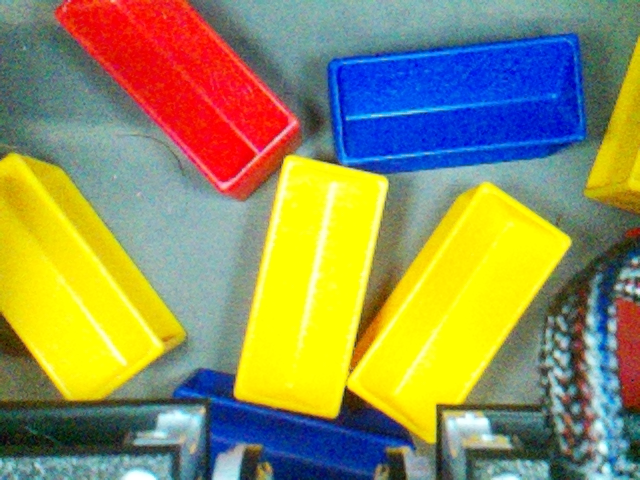
#> input picture shuban-789/cvlocal/1/images/pic110.png, 640 x 480 px, found by its file name
$ python localizer.py
#> lines starting #> are read from the running program, lines starting #| are printed output that depends on the picture; after the words box and inside, x2 and y2 are one past the last pixel; in counts of white or black regions, pixels touching at a corner belong together; long printed decimals are rounded
#> further down, image is the input picture: shape (480, 640, 3); mean B, G, R 93.8, 143.7, 144.9
### shuban-789/cvlocal/1/script.py
import numpy as np
import cv2

#Red, Yellow, Blue [1, 1, 1] means find all colors
# runPipeline() is called every frame by Limelight's backend.
def runPipeline(image, llrobot):
    # Initialize variables
    largestContour = np.array([[]])
    llpython = [0, 0, 0, 0, 0, 0, 0, 0, 0]
    x, y, w, h = 0, 0, 0, 0
    # llrobot = [1.0, 1.0, 1.0]

    # Convert the image to HSV color space
    hsv_image1 = cv2.cvtColor(image, cv2.COLOR_BGR2HSV)
#> hsv_image1: shape (480, 640, 3); mean H, S, V 66.6, 159.2, 185

    # Apply slight Gaussian blur for noise reduction
    # blurred_image = cv2.GaussianBlur(hsv_image1, (5, 5), 0)
    blurred_image = hsv_image1

    # MASSSSKKKKK
    mask = np.zeros((image.shape[0], image.shape[1]), dtype=np.uint8)
    # blurred_image = cv2.GaussianBlur(mask, (5, 5), 0)

    if llrobot[0] > 0.5:
        lower_red = np.array([0, 100, 100])
        upper_red = np.array([10, 255, 255])
        red_mask1 = cv2.inRange(blurred_image, lower_red, upper_red)
        lower_red = np.array([160, 100, 100])
        upper_red = np.array([179, 255, 255])
        red_mask2 = cv2.inRange(blurred_image, lower_red, upper_red)
        red_mask = red_mask1 + red_mask2
        mask += red_mask
    if llrobot[1] > 0.5:
        lower_yellow = np.array([20, 100, 100])
        upper_yellow = np.array([40, 255, 255])
        yellow_mask = cv2.inRange(blurred_image, lower_yellow, upper_yellow)
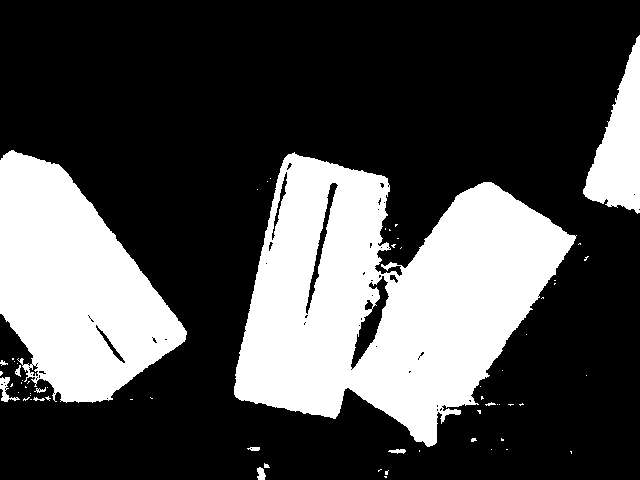
#> yellow_mask: shape (480, 640); 30.1% white; 64 white regions (51 under 20 px)
        mask += yellow_mask
    if llrobot[2] > 0.5:
        lower_blue = np.array([100, 100, 100])
        upper_blue = np.array([140, 255, 255])
        blue_mask = cv2.inRange(blurred_image, lower_blue, upper_blue)
        mask += blue_mask

    mask = cv2.GaussianBlur(mask, (5, 5), 0)
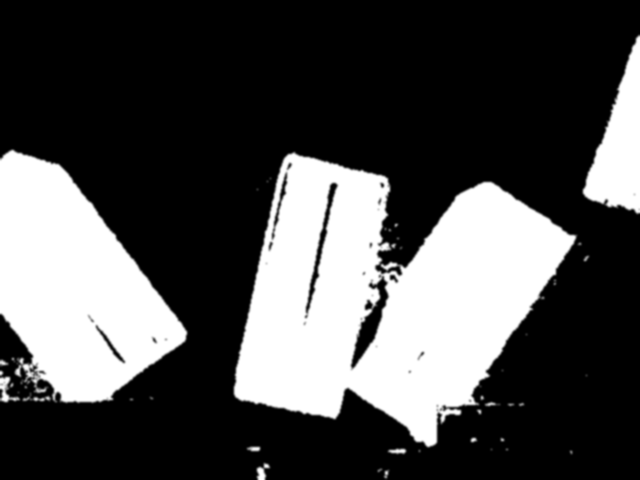
#> mask: shape (480, 640); min 0, max 255, mean 76.8

    # find contours in the new binary image
    contours, _ = cv2.findContours(mask,
    cv2.RETR_EXTERNAL, cv2.CHAIN_APPROX_SIMPLE)
#> contours = 25 contours, 5 with area under 20; largest, box (x1, y1, x2, y2) and area: (232, 150, 583, 449) 62957, (0, 148, 189, 405) 31547, (581, 33, 640, 216) 5816, (255, 461, 272, 480) 206, (386, 447, 408, 456) 146

    # if contours have been detected, draw them
    if len(contours) > 0:
        # Find the largest contour
        largestContour = max(contours, key=cv2.contourArea)
#> largestContour = contour of 634 points, box (x1, y1, x2, y2) (232, 150, 583, 449), area 62957

        # Fit a minimum area rectangle around the largest contour
        rect = cv2.minAreaRect(largestContour)
#> rect = ((406.4, 301), (276.5, 314.6), -76.11)
        box = cv2.boxPoints(rect)  # Get the four corners of the rectangle
#> box = [[525.9, 472.9], [220.5, 397.4], [286.9, 129], [592.3, 204.5]]
        box = np.intp(box)
#> box = [[525, 472], [220, 397], [286, 129], [592, 204]]
        x, y = rect[0] # center of the sample
#> x = 406.4; y = 301
        w, h = rect[1]
#> w = 276.5; h = 314.6
        angle = rect[2]
#> angle = -76.11
        if w > h:
            w, h = h, w
            angle += 90
        ta = w * h
#> ta = 86982.1
        # Check if the point is inside the rotated rect
        camMidpoint = (310, 250)
        #Step 1: translate the rect so the center is (0, 0)
        point = (camMidpoint[0] - x, camMidpoint[1] - y)
#> point = (-96.36, -50.98)

        # Step 2: rotate everything by -angle around (0, 0)
        theta = np.deg2rad(-angle)
#> theta = 1.33
        point = (
            point[0] * np.cos(theta) - point[1] * np.sin(theta),
            point[0] * np.sin(theta) + point[1] * np.cos(theta)
        )
#> point = (26.36, -105.8)
        xprime = point[0]
#> xprime = 26.36
        yprime = point[1]
#> yprime = -105.8
        height = 300
        width = 140

        # Step 3: check if the point is within the bounds of the non-rotated rect
        inside = 0.0
        if(xprime > width / 2 or xprime < -width / 2 or yprime > height / 2 or yprime < -height / 2):
            inside = 0.0
        else:
            inside = 1.0

        ratio = h/w
#> ratio = 1.14
        if ratio < 1.25 or ratio > 2.5:
            inside = 0
        if w < 100:
            inside = 0

        # record some custom data to send back to the robot
        llpython = [1, x, y, w, h, ta, angle, 0, inside]
#> llpython = [1, 406.4, 301, 276.5, 314.6, 86982.1, -76.11, 0, 0]
        # Draw the contour and minimum area rectangle
        cv2.drawContours(image, [largestContour], 0, (0, 255, 0), 2)
        # cv2.drawContours(image, [box], 0, (0, 255, 255), 2)

        cv2.putText(image, f"Angle: {angle:.2f}", (30, 50), cv2.FONT_HERSHEY_SIMPLEX, 1, (0, 0, 255), 2)
        cv2.putText(image, f"W: {w:.2f}", (60, 100), cv2.FONT_HERSHEY_SIMPLEX, 1, (0, 0, 255), 1)
        cv2.putText(image, f"H: {h:.2f}", (60, 150), cv2.FONT_HERSHEY_SIMPLEX, 1, (0, 0, 255), 1)
        cv2.putText(image, f"X: {x:.2f}", (60, 200), cv2.FONT_HERSHEY_SIMPLEX, 1, (0, 0, 255), 1)
        cv2.putText(image, f"Y: {y:.2f}", (60, 250), cv2.FONT_HERSHEY_SIMPLEX, 1, (0, 0, 255), 1)
        cv2.putText(image, f"X': {xprime}", (60, 300), cv2.FONT_HERSHEY_SIMPLEX, 1, (0, 0, 255), 1)
        cv2.putText(image, f"Y': {yprime}", (60, 350), cv2.FONT_HERSHEY_SIMPLEX, 1, (0, 0, 255), 1)
        cv2.putText(image, f"inside: {inside}", (60, 400), cv2.FONT_HERSHEY_SIMPLEX, 1, (0, 0, 255), 1)
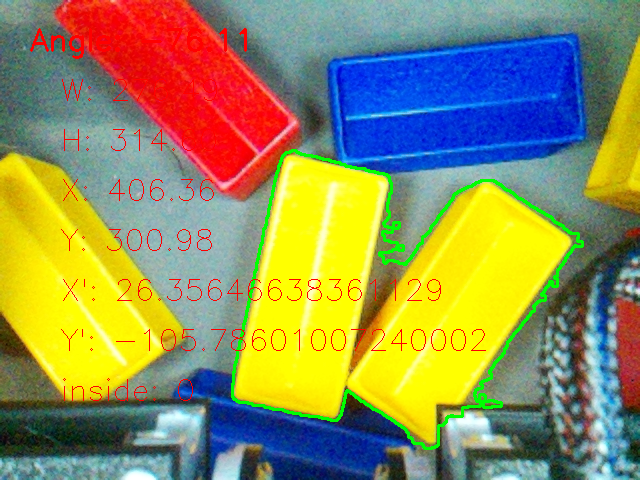
#> image: shape (480, 640, 3); mean B, G, R 91.3, 143.6, 144


    # return the largest contour for the LL crosshair, the modified image, and custom robot data
    return largestContour, image, llpython

### shuban-789/cvlocal/1/localizer.py
#!/usr/bin/python3

import script
import cv2

category = "mixed"
image = cv2.imread("../images/" + category + "/" + "pic110.png")
result = script.runPipeline(image, [0.0, 1.0, 0.0])
cv2.imshow("Result", result[1])
print("X:", result[2][1])
#| X: 406.365
print("Y:", result[2][2])
#| Y: 300.983
print("w:", result[2][3])
#| w: 276.487
print("h:", result[2][4])
#| h: 314.597
print("angle:", result[2][6])
#| angle: -76.109
print("inside:", result[2][8])
#| inside: 0
cv2.waitKey(0)
cv2.destroyAllWindows()

$ run again, with shuban-789/cvlocal/1/images/pic100.png copied over shuban-789/cvlocal/1/images/pic110.png
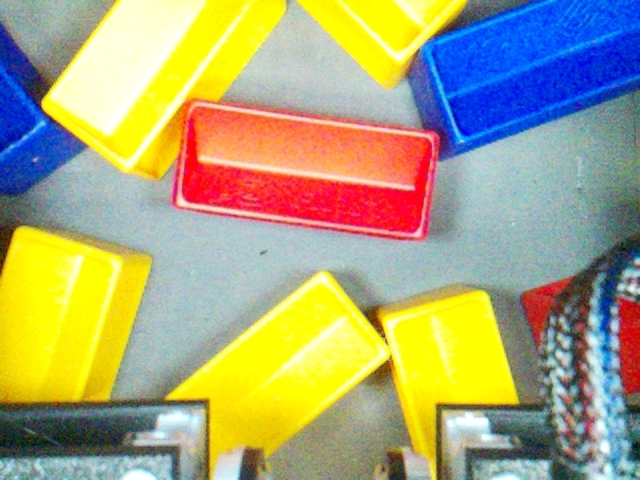
#> input picture shuban-789/cvlocal/1/images/pic100.png, 640 x 480 px, found by its file name
#> image is the input picture: shape (480, 640, 3); mean B, G, R 122.3, 166.3, 170.2
#> hsv_image1: shape (480, 640, 3); mean H, S, V 66, 130.4, 203.2
#> in runPipeline, `yellow_mask = cv2.inRange(blurred_image, lower_yellow, upper_yellow)`:
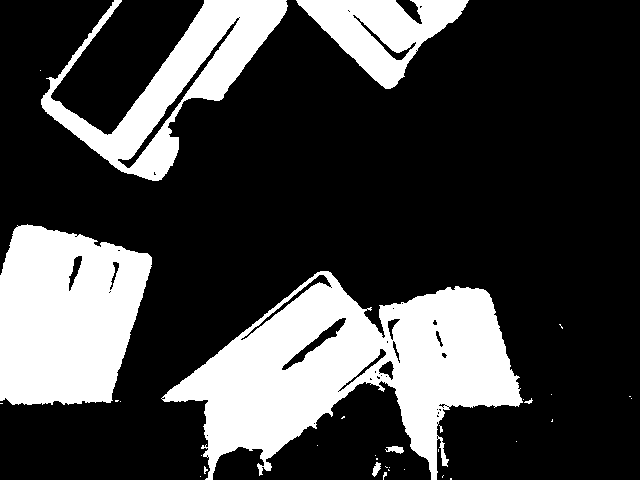
#> yellow_mask: shape (480, 640); 26% white; 34 white regions (27 under 20 px)
#> contours = 16 contours, 6 with area under 20; largest, box (x1, y1, x2, y2) and area: (159, 269, 535, 480) 41051, (0, 222, 154, 407) 22919, (39, 0, 290, 183) 17051, (294, 0, 471, 91) 8334, (370, 453, 392, 480) 316
#> largestContour = contour of 577 points, box (x1, y1, x2, y2) (159, 269, 535, 480), area 41051
#> rect = ((346.5, 374), (210, 375), -90)
#> box = [[534, 479], [159, 479], [159, 269], [534, 269]]
#> x = 346.5; y = 374
#> w = 210; h = 375
#> angle = -90
#> ta = 78750
#> in runPipeline, `point = (camMidpoint[0] - x, camMidpoint[1] - y)`: point = (-36.5, -124)
#> theta = 1.57
#> in runPipeline, `point = ( point[0] * np.cos(theta) - point[1] * np.sin(theta), point[0..`: point = (124, -36.5)
#> xprime = 124
#> yprime = -36.5
#> ratio = 1.79
#> llpython = [1, 346.5, 374, 210, 375, 78750, -90, 0, 0]
#> in runPipeline, `cv2.putText(image, f"inside: {inside}", (60, 400), cv2.FONT_HERSHEY_SI..`:
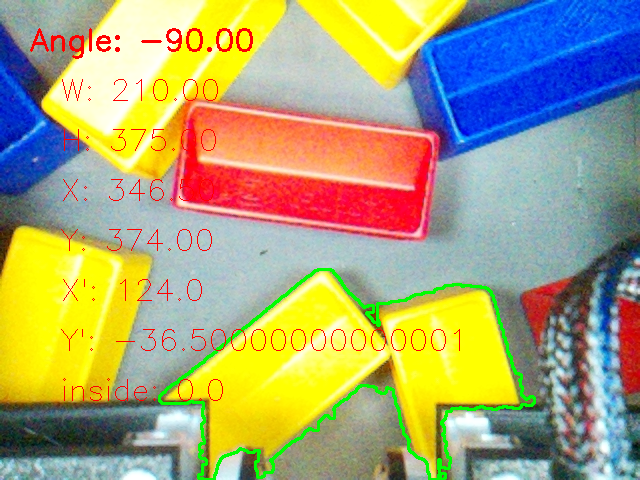
#> image: shape (480, 640, 3); mean B, G, R 119.2, 165.1, 168.6
#| X: 346.5
#| Y: 374.0
#| w: 210.0
#| h: 375.0
#| angle: -90.0
#| inside: 0.0

$ run again, with shuban-789/cvlocal/1/images/pic101.png copied over shuban-789/cvlocal/1/images/pic110.png
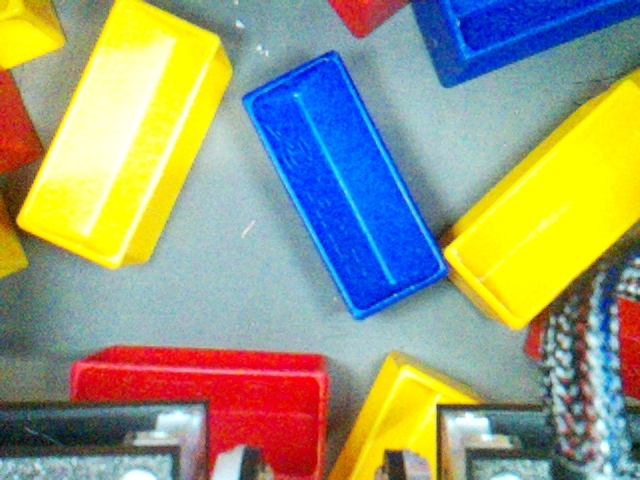
#> input picture shuban-789/cvlocal/1/images/pic101.png, 640 x 480 px, found by its file name
#> image is the input picture: shape (480, 640, 3); mean B, G, R 125.1, 155, 150.8
#> hsv_image1: shape (480, 640, 3); mean H, S, V 73.2, 137.1, 195.7
#> in runPipeline, `yellow_mask = cv2.inRange(blurred_image, lower_yellow, upper_yellow)`:
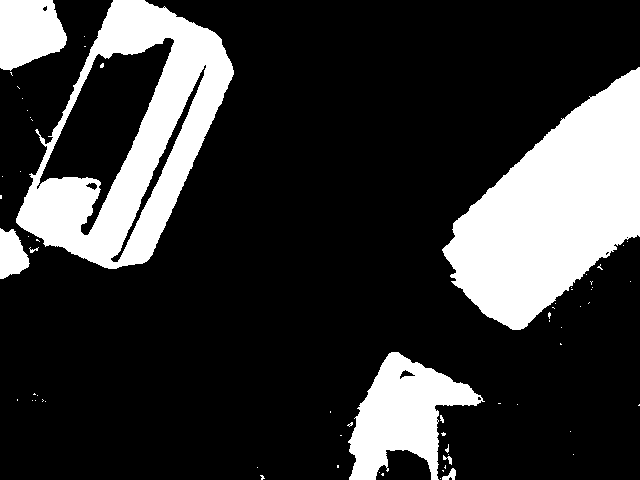
#> yellow_mask: shape (480, 640); 21.7% white; 67 white regions (58 under 20 px)
#> contours = 30 contours, 13 with area under 20; largest, box (x1, y1, x2, y2) and area: (0, 0, 236, 281) 38634, (440, 65, 640, 332) 30054, (345, 350, 487, 480) 10611, (0, 0, 69, 78) 3949, (30, 391, 48, 404) 110
#> largestContour = contour of 441 points, box (x1, y1, x2, y2) (0, 0, 236, 281), area 38634
#> rect = ((110.6, 154.6), (320, 163.3), -65.44)
#> in runPipeline, `box = cv2.boxPoints(rect)`: box = [[118.3, 334.1], [-30.16, 266.2], [102.8, -24.86], [251.3, 42.99]]
#> in runPipeline, `box = np.intp(box)`: box = [[118, 334], [-30, 266], [102, -24], [251, 42]]
#> x = 110.6; y = 154.6
#> in runPipeline, `w, h = rect[1]`: w = 320; h = 163.3
#> in runPipeline, `angle = rect[2]`: angle = -65.44
#> in runPipeline, `w, h = h, w`: w = 163.3; h = 320
#> in runPipeline, `angle += 90`: angle = 24.56
#> ta = 52245.2
#> in runPipeline, `point = (camMidpoint[0] - x, camMidpoint[1] - y)`: point = (199.4, 95.39)
#> theta = -0.429
#> in runPipeline, `point = ( point[0] * np.cos(theta) - point[1] * np.sin(theta), point[0..`: point = (221, 3.89)
#> xprime = 221
#> yprime = 3.89
#> ratio = 1.96
#> llpython = [1, 110.6, 154.6, 163.3, 320, 52245.2, 24.56, 0, 0]
#> in runPipeline, `cv2.putText(image, f"inside: {inside}", (60, 400), cv2.FONT_HERSHEY_SI..`:
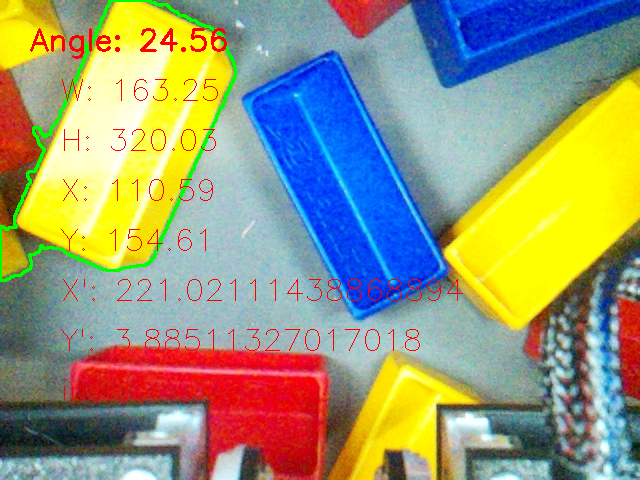
#> image: shape (480, 640, 3); mean B, G, R 122.4, 153.3, 150.4
#| X: 110.587
#| Y: 154.606
#| w: 163.253
#| h: 320.025
#| angle: 24.558
#| inside: 0.0

$ run again, with shuban-789/cvlocal/1/images/pic102.png copied over shuban-789/cvlocal/1/images/pic110.png
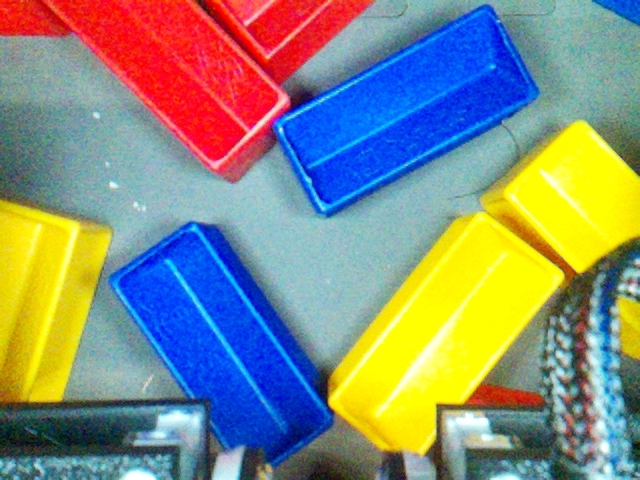
#> input picture shuban-789/cvlocal/1/images/pic102.png, 640 x 480 px, found by its file name
#> image is the input picture: shape (480, 640, 3); mean B, G, R 126.4, 140.4, 134.4
#> hsv_image1: shape (480, 640, 3); mean H, S, V 81, 156.1, 196.2
#> in runPipeline, `yellow_mask = cv2.inRange(blurred_image, lower_yellow, upper_yellow)`:
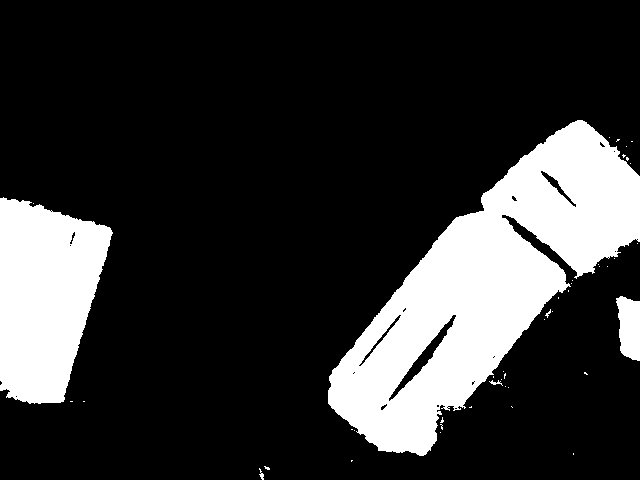
#> yellow_mask: shape (480, 640); 20.4% white; 44 white regions (39 under 20 px)
#> contours = 12 contours, 1 with area under 20; largest, box (x1, y1, x2, y2) and area: (326, 118, 640, 458) 48934, (0, 195, 115, 406) 17781, (614, 294, 640, 363) 1403, (257, 464, 272, 480) 146, (582, 370, 590, 377) 38
#> largestContour = contour of 503 points, box (x1, y1, x2, y2) (326, 118, 640, 458), area 48934
#> rect = ((492.2, 290.4), (400.5, 158.1), -48.14)
#> in runPipeline, `box = cv2.boxPoints(rect)`: box = [[417.4, 492.3], [299.7, 386.8], [566.9, 88.52], [684.7, 194]]
#> in runPipeline, `box = np.intp(box)`: box = [[417, 492], [299, 386], [566, 88], [684, 194]]
#> x = 492.2; y = 290.4
#> in runPipeline, `w, h = rect[1]`: w = 400.5; h = 158.1
#> in runPipeline, `angle = rect[2]`: angle = -48.14
#> in runPipeline, `w, h = h, w`: w = 158.1; h = 400.5
#> in runPipeline, `angle += 90`: angle = 41.86
#> ta = 63323.8
#> in runPipeline, `point = (camMidpoint[0] - x, camMidpoint[1] - y)`: point = (-182.2, -40.42)
#> theta = -0.731
#> in runPipeline, `point = ( point[0] * np.cos(theta) - point[1] * np.sin(theta), point[0..`: point = (-162.7, 91.44)
#> xprime = -162.7
#> yprime = 91.44
#> ratio = 2.53
#> llpython = [1, 492.2, 290.4, 158.1, 400.5, 63323.8, 41.86, 0, 0]
#> in runPipeline, `cv2.putText(image, f"inside: {inside}", (60, 400), cv2.FONT_HERSHEY_SI..`:
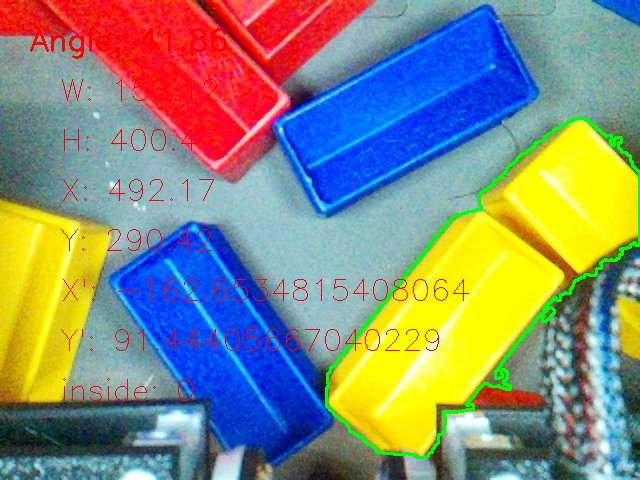
#> image: shape (480, 640, 3); mean B, G, R 123.3, 140.2, 134.3
#| X: 492.166
#| Y: 290.419
#| w: 158.122
#| h: 400.473
#| angle: 41.855
#| inside: 0
